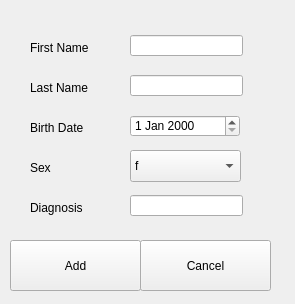
<?xml version="1.0" encoding="UTF-8"?>
<ui version="4.0">
 <class>InsertClient</class>
 <widget class="QWidget" name="InsertClient">
  <property name="geometry">
   <rect>
    <x>0</x>
    <y>0</y>
    <width>295</width>
    <height>304</height>
   </rect>
  </property>
  <property name="windowTitle">
   <string>Form</string>
  </property>
  <widget class="QLabel" name="label">
   <property name="geometry">
    <rect>
     <x>30</x>
     <y>40</y>
     <width>81</width>
     <height>16</height>
    </rect>
   </property>
   <property name="text">
    <string>First Name</string>
   </property>
  </widget>
  <widget class="QLabel" name="label_2">
   <property name="geometry">
    <rect>
     <x>30</x>
     <y>80</y>
     <width>71</width>
     <height>16</height>
    </rect>
   </property>
   <property name="text">
    <string>Last Name</string>
   </property>
  </widget>
  <widget class="QLabel" name="label_3">
   <property name="geometry">
    <rect>
     <x>30</x>
     <y>120</y>
     <width>71</width>
     <height>16</height>
    </rect>
   </property>
   <property name="text">
    <string>Birth Date</string>
   </property>
  </widget>
  <widget class="QLabel" name="label_4">
   <property name="geometry">
    <rect>
     <x>30</x>
     <y>160</y>
     <width>41</width>
     <height>16</height>
    </rect>
   </property>
   <property name="text">
    <string>Sex</string>
   </property>
  </widget>
  <widget class="QLabel" name="label_5">
   <property name="geometry">
    <rect>
     <x>30</x>
     <y>200</y>
     <width>81</width>
     <height>16</height>
    </rect>
   </property>
   <property name="text">
    <string>Diagnosis</string>
   </property>
  </widget>
  <widget class="QLineEdit" name="le_firstname">
   <property name="geometry">
    <rect>
     <x>130</x>
     <y>35</y>
     <width>113</width>
     <height>21</height>
    </rect>
   </property>
  </widget>
  <widget class="QLineEdit" name="le_lastname">
   <property name="geometry">
    <rect>
     <x>130</x>
     <y>75</y>
     <width>113</width>
     <height>21</height>
    </rect>
   </property>
  </widget>
  <widget class="QLineEdit" name="le_diagnosis">
   <property name="geometry">
    <rect>
     <x>130</x>
     <y>195</y>
     <width>113</width>
     <height>21</height>
    </rect>
   </property>
  </widget>
  <widget class="QDateEdit" name="de_birthdate">
   <property name="geometry">
    <rect>
     <x>130</x>
     <y>115</y>
     <width>110</width>
     <height>22</height>
    </rect>
   </property>
  </widget>
  <widget class="QComboBox" name="cb_sex">
   <property name="geometry">
    <rect>
     <x>130</x>
     <y>150</y>
     <width>111</width>
     <height>32</height>
    </rect>
   </property>
   <item>
    <property name="text">
     <string>f</string>
    </property>
   </item>
   <item>
    <property name="text">
     <string>m</string>
    </property>
   </item>
  </widget>
  <widget class="QPushButton" name="pushButton">
   <property name="geometry">
    <rect>
     <x>10</x>
     <y>240</y>
     <width>131</width>
     <height>51</height>
    </rect>
   </property>
   <property name="text">
    <string>Add</string>
   </property>
  </widget>
  <widget class="QPushButton" name="pushButton_cancel">
   <property name="geometry">
    <rect>
     <x>140</x>
     <y>240</y>
     <width>131</width>
     <height>51</height>
    </rect>
   </property>
   <property name="text">
    <string>Cancel</string>
   </property>
  </widget>
 </widget>
 <resources/>
 <connections/>
</ui>
